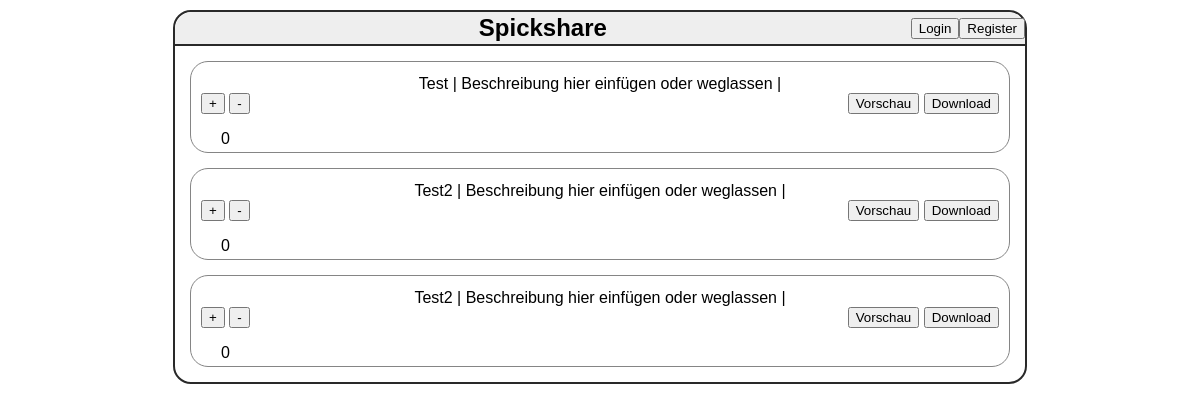
The app's page /index/ with its own data.
### models.py (models this page shows)
class Cheatsheet(db.Model):
    id = db.Column(db.Integer, primary_key=True)
    title = db.Column(db.String, nullable=False)
    creditcost = db.Column(db.Integer, nullable=True)
    pdf_datei = db.Column(db.LargeBinary, nullable=False)
    module_id = db.Column(db.Integer, db.ForeignKey('module.id'), nullable=True)
    professor_id = db.Column(db.Integer, db.ForeignKey('professor.id'), nullable=True)
    user_id = db.Column(db.Integer, db.ForeignKey('user.id'), nullable=True)
    votes = db.Column(db.Integer, default=0, nullable=False)
    created_at = db.Column(db.DateTime, default=func.now())

### app.py (the view)
@app.route('/index/')
def index():
    cheatsheets = Cheatsheet.query.all()
    eintraege = []
    for sheet in cheatsheets:
        eintraege.append({
            'id': sheet.id,
            'titel': sheet.title,
            'beschreibung': 'Beschreibung hier einfügen oder weglassen',  # Falls du ein Feld hast, sonst leer
            'prof': '',  # Falls du Professor-Name aus sheet.professor_id laden willst, musst du noch joinen
            'score': str(sheet.votes),
        })
    return render_template('index.html', eintraege=eintraege, user=current_user) #https://youtu.be/dam0GPOAvVI?t=7011

### templates/index.html (shortened to what this page needs)
<!doctype html>
<html lang=de>
<head>
    <link rel="stylesheet" href="{{ url_for('static', filename='css/style.css') }}">
</head>
<body>
<nav style="display: flex; justify-content: space-between; align-items: center; padding: 0px;">
    {% if user.is_authenticated %}
        <h1>Spickshare</h1>
        <form action="{{ url_for('upload')}}">
             <button type="submit">Upload Cheatsheet</button>
        </form>
        <a href="{{ url_for('logout') }}">
            <button>Logout</button>
        </a>
    {% else %}
        <h1>Spickshare</h1>
        <a href="{{ url_for('login') }}">
            <button>Login</button>
        </a>
        <a href="{{ url_for('register') }}">
            <button>Register</button>
        </a>
    {% endif %}
</nav>
    <ul>
        {% for eintrag in eintraege %}
            <div class="eintrag">
                <li>{{ eintrag.titel }} | {{ eintrag.beschreibung }} | {{ eintrag.prof }}</li>
                <div class="buttons-links">
                    <form action="{{ url_for('vote') }}" method="POST">
                        <button type="submit" name="Voteinput" value="+">+</button>
                        <button type="submit" name="Voteinput" value="-">-</button>
                    </form>
                    <p>{{ eintrag.score }}</p>
                </div>
                    <div class="buttons-rechts">
                    <button>Vorschau</button>
                    <button>Download</button>
                </div>
            </div>
        {% endfor %}
    </ul>
</body>
</html>

### static/css/style.css (style rules this page uses)
body { text-align: center; font-family: sans-serif; width: 850px; margin: 10px auto; border: 2px solid #292929; border-radius: 18px; border-width: 2px; }
a { color: #35a; text-decoration: none; }
ul { list-style: none; margin: 0; padding: 0; }
li { margin-top: 3px; }
form { display: inline; }
nav { background: #eee; border-bottom: 2px solid #292929; display: flex; align-items: center; padding: 0 5px; border-top-left-radius: 18px; border-top-right-radius: 18px; }
nav h1 { font-size: x-large; flex: auto; margin: 2px 0; }
nav a { text-decoration: none; }
.eintrag { margin: 15px; height: 70px; }
.buttons-links { float: left; }
.buttons-rechts { float: right; }
.eintrag { border: rgb(133, 133, 133); border-style: solid; border-width: 1px; padding: 10px; border-radius: 18px; }

### records on screen
Cheatsheet: titel "Test", beschreibung "Beschreibung hier einfügen oder weglassen", score "0"
Cheatsheet: titel "Test2", beschreibung "Beschreibung hier einfügen oder weglassen", score "0"
Cheatsheet: titel "Test2", beschreibung "Beschreibung hier einfügen oder weglassen", score "0"
